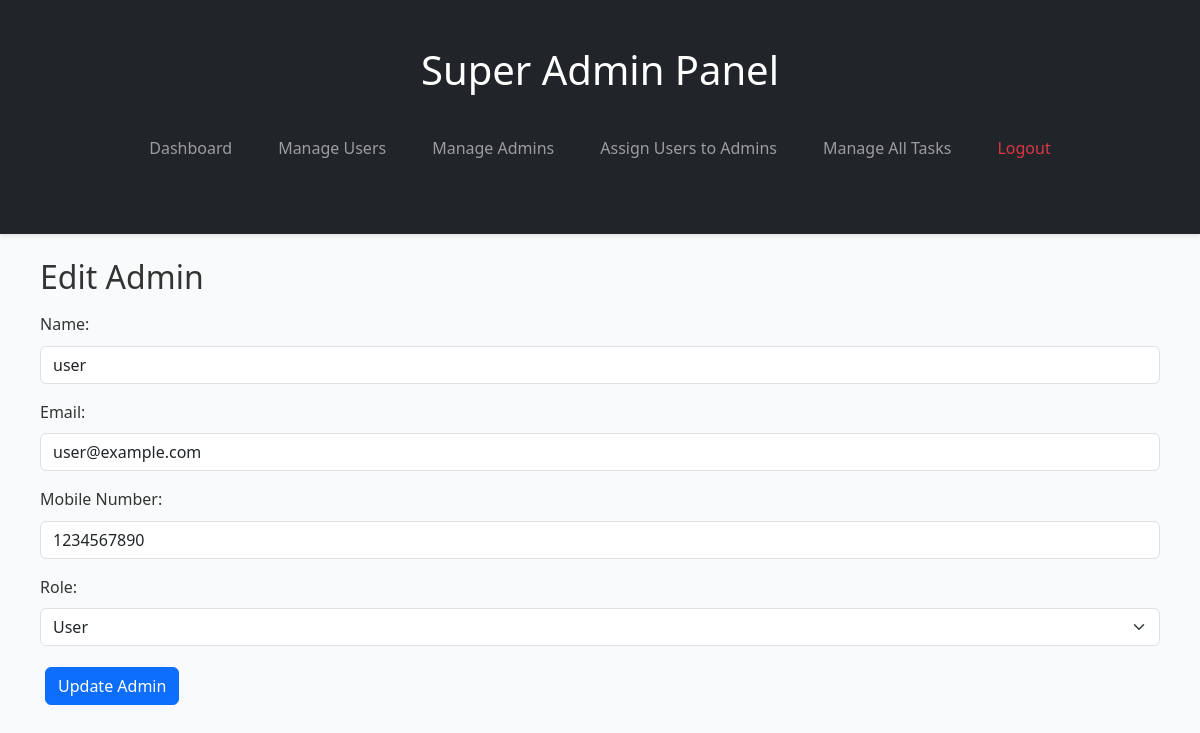
The page /admin-dashboards/superadmin/admins/edit/3/ (signed in) on the database as committed earlier.
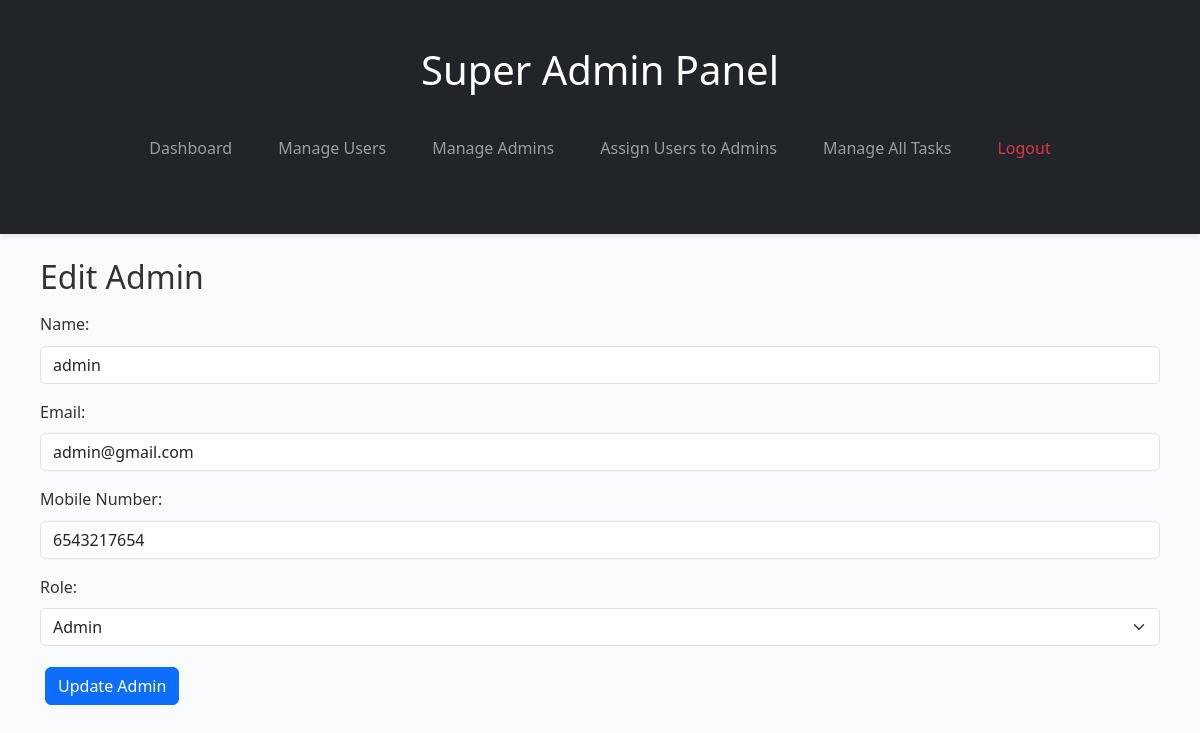
The same page on the database as committed later.
### app/models.py (models this page shows, shortened)
class UserProfile(AbstractBaseUser, PermissionsMixin):
    ROLE_CHOICES = (
        ('superadmin', 'SuperAdmin'),
        ('admin', 'Admin'),
        ('user', 'User'),
    )
    email = models.EmailField(unique=True)
    name = models.CharField(max_length=100, blank=True, null=True)
    mobile_number = models.CharField(max_length=10, unique=True)
    role = models.CharField(max_length=20, choices=ROLE_CHOICES, default='user')
    is_active = models.BooleanField(default=True)
    is_staff = models.BooleanField(default=False)
    objects = UserManager()
    USERNAME_FIELD = "email"
    REQUIRED_FIELDS = ["mobile_number"]

### app/superadminviews.py (the view, shortened to what this page needs)
# urls.py: path("superadmin/admins/edit/<int:admin_id>/", edit_admin, name="edit_admin"),
@login_required
def edit_admin(request, admin_id):
    if request.user.role != "superadmin":
        return redirect("dashboard")
    admin = UserProfile.objects.get(id=admin_id)
    return render(request, "superadmin/editadmin.html", {"admin": admin})

### app/templates/superadmin/editadmin.html (shortened to what this page needs)
{% extends 'superadmin/superadminbase.html' %}
{% block content %}
<div class="container mt-4">
    <h2 class="mb-3">Edit Admin</h2>
    <form method="post">
        <div class="mb-3">
            <label for="name" class="form-label">Name:</label>
            <input type="text" id="name" name="name" value="{{ admin.name }}" class="form-control" required>
        </div>
        <div class="mb-3">
            <label for="email" class="form-label">Email:</label>
            <input type="email" id="email" name="email" value="{{ admin.email }}" class="form-control" required>
        </div>
        <div class="mb-3">
            <label for="mobile_number" class="form-label">Mobile Number:</label>
            <input type="text" id="mobile_number" name="mobile_number" value="{{ admin.mobile_number }}" class="form-control" required>
        </div>
        <div class="mb-3">
            <label for="role" class="form-label">Role:</label>
            <select id="role" name="role" class="form-select" required>
                <option value="admin" {% if admin.role == 'admin' %}selected{% endif %}>Admin</option>
                <option value="user" {% if admin.role == 'user' %}selected{% endif %}>User</option>
            </select>
        </div>
        <button type="submit" class="btn btn-primary">Update Admin</button>
    </form>
</div>
{% endblock %}

Rows that differ between the two databases and show on the page:
changed UserProfile: name "user" → "admin"; email "user@example.com" → "admin@gmail.com"; mobile_number "1234567890" → "6543217654"; role "User" → "Admin"
